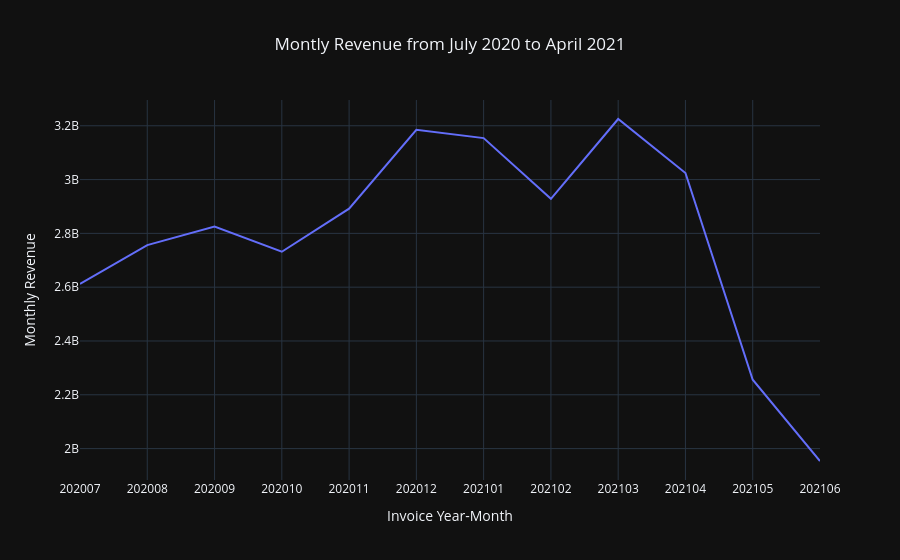

Notebook source saved alongside this figure:
### Code cell
line_fig = px.line(mbr_revenue, 
                   x = "InvoiceYearMonth", 
                   y = "Revenue", 
                   title = "Montly Revenue from July 2020 to April 2021", 
                   template= "plotly_dark" 
                  )

line_fig.update_layout(title_x=0.5, 
                       showlegend=False, 
                       xaxis={"type": "category"}, 
                       xaxis_title="Invoice Year-Month", 
                       yaxis_title="Monthly Revenue"
                      )

line_fig.show(config={'displaylogo': False})

### Figure 1 — Plotly figure (JSON) as saved in the notebook; plotly's stock layout.template omitted (floating-point values rounded to 4 significant figures)
{"data": [{"hovertemplate": "InvoiceYearMonth=%{x}<br>Revenue=%{y}<extra></extra>", "legendgroup": "", "line": {"color": "#636efa", "dash": "solid"}, "marker": {"symbol": "circle"}, "mode": "lines", "name": "", "orientation": "v", "showlegend": false, "type": "scatter", "x": [202007, 202008, 202009, 202010, 202011, 202012, 202101, 202102, 202103, 202104, 202105, 202106], "xaxis": "x", "y": [2611997565, 2756365955, 2825194871, 2731817784, 2891863269, 3184957032, 3154215601, 2928287037, 3225149959, 3024273428, 2256060358, 1953902591], "yaxis": "y"}], "layout": {"legend": {"tracegroupgap": 0}, "showlegend": false, "title": {"text": "Montly Revenue from July 2020 to April 2021", "x": 0.5}, "xaxis": {"anchor": "y", "domain": [0, 1], "title": {"text": "Invoice Year-Month"}, "type": "category"}, "yaxis": {"anchor": "x", "domain": [0, 1], "title": {"text": "Monthly Revenue"}}}}
